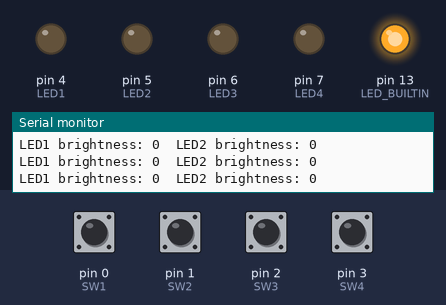
Simulated run of this sketch. Board: Arduino Nano, built for the host (arithmetic inside an expression is 32-bit, double 64-bit). On the bench: output pins drawn as LEDs (lit = HIGH), the last lines printed to the serial monitor. The test bench sets the inputs (shaded band); at power-on: pin 0 (SW1), pin 1 (SW2), pin 2 (SW3), pin 3 (SW4) HIGH (analog values on the 0–1023 scale).

Above: at 3.2 s.
3.3 s: pin 0 (SW1) pulled LOW for 0.15 s
At 4.3 s:
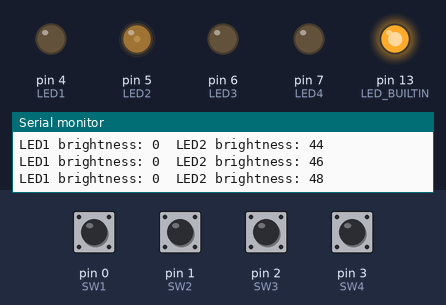
6.3 s: pin 2 (SW3) pulled LOW for 1 s
At 9.14 s:
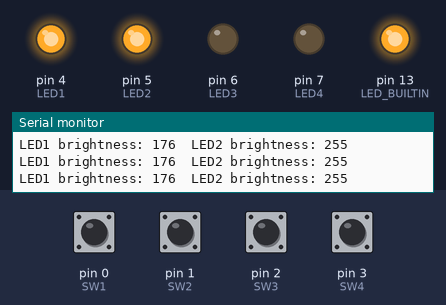
9.3 s: pin 3 (SW4) pulled LOW for 0.15 s
At 10.76 s:
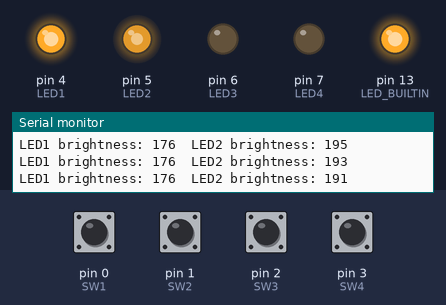
12.4 s: pin 1 (SW2) pulled LOW for 1 s
At 12.68 s:
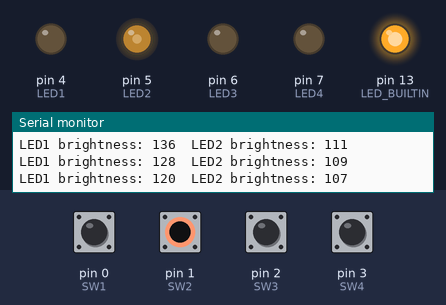
15.4 s: pin 2 (SW3) pulled LOW for 1 s
At 16.5 s:
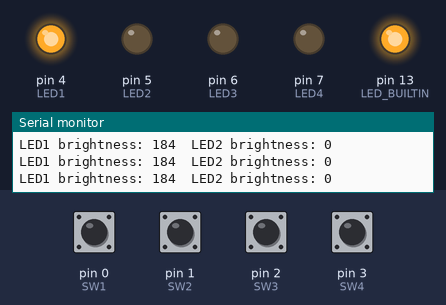
17.9 s: pin 0 (SW1) pulled LOW for 1 s
At 18.97 s:
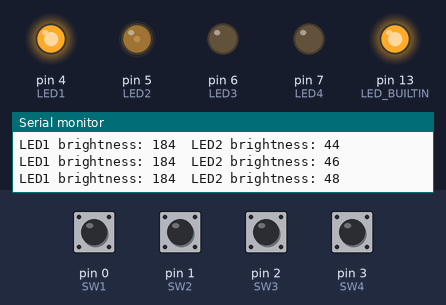
Timing chart, 0 to 21.9 s (numbered marks = the images above; inputs shaded):
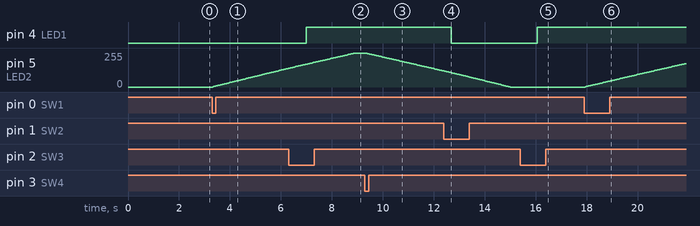

The sketch:

Activity_B10_Analog_Output.ino
```cpp
/* ================================================================================
Beginner Activity 10: Analog Output [Activity_B10_Analog_Output.ino]
Version: 1.2
Updated: November 24, 2026

Platform: mirobo.tech BEAPER Nano circuit (any configuration)
Requires: BEAPERNano_v1_2.h header file

Analog jumper settings for this activity:
  JP3 - Enviro. (selects potentiometer RV1, if installed)
  JP4 - Enviro. (selects potentiometer RV2, if installed)
=================================================================================*/
// IMPORTANT: Make sure that BEAPERNano_v1_2.h is added as a tab in this project.
#include "BEAPERNano_v1_2.h"   // Define BEAPER Nano I/O devices

// ---- Program Configuration ------------
const bool POTS_INSTALLED = false;    // Set true if RV1 and RV2 are installed

// ---- Program Constants ----------------
const int STEP_DELAY  = 20;           // Main loop delay (ms) - ~50 iterations/sec
const int BRIGHT_STEP = 8;            // LED1 brightness change per loop (SW2/SW3)
const int FADE_STEP   = 2;            // LED2 brightness change per fade iteration

// ---- Program Variables ----------------
int led1_brightness = 0;              // Current LED1 brightness (0-255)
int led2_brightness = 0;              // Current LED2 brightness (0-255)
int fade_state = 0;                   // LED2 fade: 1 = fading up, -1 = fading down, 0 = idle


// ---- Program Functions ----------------

int set_brightness(int pin, int brightness)
{
    // Set a PWM LED pin to a brightness level (0-255).
    // Clamps the value to the valid range before setting.
    // Returns the clamped brightness so the caller can store it.
    if (brightness < 0)   brightness = 0;
    if (brightness > 255) brightness = 255;
    analogWrite(pin, brightness);
    return brightness;
}


void setup()
{
    // Configure Arduino Nano ESP32 status LED as output
    pinMode(LED_BUILTIN, OUTPUT);
    digitalWrite(LED_BUILTIN, HIGH);  // Status LED on

    // Configure BEAPER Nano LEDs as outputs
    pinMode(LED1, OUTPUT);
    pinMode(LED2, OUTPUT);
    pinMode(LED3, OUTPUT);
    pinMode(LED4, OUTPUT);

    // Configure BEAPER Nano pushbuttons as inputs
    pinMode(SW1, INPUT_PULLUP);
    pinMode(SW2, INPUT_PULLUP);
    pinMode(SW3, INPUT_PULLUP);
    pinMode(SW4, INPUT_PULLUP);

    // Configure the ADC for 16-bit readings (0-65535), matching the
    // MicroPython board module's read_u16()-style scaling - see GE6.
    analogReadResolution(16);

    Serial.begin(9600);             // Initialize serial output for debugging
    delay(2000);                    // Give the Serial Monitor time to connect

    Serial.println("Activity 10: Analog Output");
    Serial.println("SW2/SW3: dim/brighten LED1");
    Serial.println("SW1: fade LED2 up to full  SW4: fade LED2 down to off");
    if (POTS_INSTALLED)
        Serial.println("RV1/RV2: control LED3/LED4 brightness");
    Serial.println();
}

void loop()
{
    // Update button states
    bool SW1_pressed = digitalRead(SW1) == LOW;
    bool SW2_pressed = digitalRead(SW2) == LOW;
    bool SW3_pressed = digitalRead(SW3) == LOW;
    bool SW4_pressed = digitalRead(SW4) == LOW;

    // SW2 dims LED1, SW3 brightens LED1 (one step per loop while held)
    if (SW2_pressed)
    {
        led1_brightness -= BRIGHT_STEP;
        led1_brightness = set_brightness(LED1, led1_brightness);
    }
    else if (SW3_pressed)
    {
        led1_brightness += BRIGHT_STEP;
        led1_brightness = set_brightness(LED1, led1_brightness);
    }
    Serial.print("LED1 brightness: "); Serial.print(led1_brightness);

    // SW1 triggers automatic fade up, SW4 triggers automatic fade down
    // Once triggered, the fade continues without the button being held
    if (SW1_pressed && fade_state != 1)
        fade_state = 1;                   // Begin fading up
    else if (SW4_pressed && fade_state != -1)
        fade_state = -1;                  // Begin fading down

    // Advance LED2 fade by one step per loop iteration
    if (fade_state == 1)
    {
        led2_brightness += FADE_STEP;
        led2_brightness = set_brightness(LED2, led2_brightness);
        if (led2_brightness >= 255)
            fade_state = 0;               // Fade up complete
    }
    else if (fade_state == -1)
    {
        led2_brightness -= FADE_STEP;
        led2_brightness = set_brightness(LED2, led2_brightness);
        if (led2_brightness <= 0)
            fade_state = 0;               // Fade down complete
    }
    Serial.print("  LED2 brightness: "); Serial.println(led2_brightness);

    // RV1 and RV2 control LED3 and LED4 brightness directly (if installed)
    if (POTS_INSTALLED)
    {
        set_brightness(LED3, RV1_level() / 256);
        set_brightness(LED4, RV2_level() / 256);
    }

    delay(STEP_DELAY);
}


/* ================================================================================
Guided Exploration
================================================================================

Activity 9 introduced analog input - reading continuously varying
physical quantities from sensors, and converting raw ADC values
into useful quantities. This activity introduces the complementary
action - analog output - using PWM (Pulse Width Modulation) to
produce continuously varying output levels from a digital signal.

The same concepts from Activity 9 - scaling values between ranges,
clamping values to valid bounds, and encapsulating hardware access
in functions - reappear here on the output side. By the end of this
activity you will understand how LEDs, motors, servos, and speakers
can all be controlled through the same underlying PWM mechanism.

--------------------------------------------------------------------------------
GE 1 - Duty cycle and PWM basics
--------------------------------------------------------------------------------

All of the outputs used so far have been digital - fully on or
fully off. PWM (Pulse Width Modulation) is a technique that
produces an analog-like output using a digital signal. Rather
than varying a voltage directly, PWM switches the output rapidly
between HIGH and LOW. The proportion of time the signal spends
HIGH is called the duty cycle.

A duty cycle of 0% means the signal is always LOW and the output is
off. A duty cycle of 100% means the signal is always HIGH and the
output is fully turned on. A duty cycle of 50% means the signal
spends an equal time HIGH and LOW and, as a result, about half of
the available energy will be delivered to the output. If an LED is
connected to the output, and the PWM frequency is high enough that the
individual pulses cannot be seen, the LED will be perceived as being
steadily lit at about half brightness.

Arduino's 'analogWrite()' function accepts 8-bit values from 0 to 255
where 0 means 0% duty cycle and 255 means 100%. Calculate the duty
cycle percentage for these 'analogWrite()' values: 0, 64, 128, 191,
and 255.

Why is an 8-bit range (0-255) used rather than simply 0-100? Think
about how many distinct brightness levels each range provides. The
Numeric Types document explains why hardware ranges are expressed
as powers of 2.

--------------------------------------------------------------------------------
GE 2 - analogWrite() and PWM-capable pins
--------------------------------------------------------------------------------

In Arduino, 'analogWrite()' works directly on any PWM-capable pin
using the pin constant from the board header - no separate object
is needed:

Example code:

analogWrite(LED1, brightness);   // Set LED1 PWM duty cycle

Open BEAPERNano_v1_2.h and find where 'LED1' is defined. It is a
'const uint8_t' constant holding the GPIO pin number. The same
pin constant used for 'digitalWrite()' in earlier activities is
used here for 'analogWrite()' - the function call determines
whether the pin behaves as a digital or PWM output.

This is the first time in the Activities that the program uses
a pin for analog output. Which other pins in BEAPERNano_v1_2.h could
be used with 'analogWrite()'? Look for pins that are shared with
PWM-capable hardware in the header comments or in the Arduino
Nano ESP32 datasheet.

--------------------------------------------------------------------------------
GE 3 - PWM frequency
--------------------------------------------------------------------------------

Arduino's 'analogWrite()' uses a fixed PWM frequency set by the
hardware timer for each pin.

The default PWM frequency on the Arduino Nano ESP32 is around 1 kHz,
which appears steady to the eye for LED dimming. To observe the effect of PWM switching directly, try
waving a PWM-dimmed LED quickly through the air in a darkened
room - at a lower duty cycle you should see a dotted trail rather
than a solid line, which reveals the rapid on-off switching.

Why do motor controllers typically use PWM frequencies of
10 kHz or higher even though motors have no visual response?
Hint: what might you hear if a motor were driven at 500 Hz?

--------------------------------------------------------------------------------
GE 4 - Manual control vs. automatic fade
--------------------------------------------------------------------------------

This program controls LED1 and LED2 in two fundamentally
different ways, and the difference is important.

Holding SW2 or SW3 dims or brightens LED1 by one BRIGHT_STEP
value on every loop() iteration while each button is held,
providing direct, manual control.

Pressing SW1 or SW4 triggers an automatic fade on LED2 that
continues on its own until maximum or minimum brightness is
reached. Look at the 'fade_state' variable: it is set to 1 or
-1 when a button is pressed, and the main loop advances the
fade by FADE_STEP on every iteration until the limit is hit.

Preventing a value from exceeding its bounds is known as
'clamping'. How are both led1_brightness and led2_brightness
clamped, or prevented from going below the minimum PWM value
of 0 or above the maximum PWM value of 255? What do you notice
about the way the statements implementing the clamping operation
have been written?

--------------------------------------------------------------------------------
GE 5 - Fade rate and loop coupling
--------------------------------------------------------------------------------

The fade rate (how quickly LED2 changes) depends on two things:
FADE_STEP and STEP_DELAY. Calculate how long a complete fade
from 0 to 255 takes with the current values. What FADE_STEP
would make the fade take exactly 2 seconds?

Now consider: what if the loop also needed to check a slow
sensor taking 50ms per reading? The fade would slow down
because each loop iteration takes longer. The fade rate is
coupled to everything else in the loop. In Activity 11 you
will learn a technique that gives each output its own
independent update rate, solving this coupling problem.

--------------------------------------------------------------------------------
GE 6 - Configuration flags and resolution scaling
--------------------------------------------------------------------------------

The 'POTS_INSTALLED' constant is a configuration flag - a
boolean value set once at the top of the program to match the
hardware, rather than something that changes during execution.

This pattern is common in embedded firmware. Rather than the
program trying to detect whether hardware is present (which
can be unreliable for simple analog devices), the programmer
declares the configuration explicitly, making assumptions
visible and easy to change.

If POTS_INSTALLED is false, what happens to LED3 and LED4?
Their pins are still configured as outputs in setup(). What
is their state when the POTS_INSTALLED block never runs?

When POTS_INSTALLED is true, 'RV1_level()' returns 0-65535
(this program calls 'analogReadResolution(16)' in setup() -
see Activity 9, GE1, for why this board uses a 16-bit range),
but 'analogWrite()' accepts 0-255. The program scales the
reading with a simple integer division:

Example code:

set_brightness(LED3, RV1_level() / 256);

Why does dividing by 256 work here? What is the maximum value
of 'RV1_level() / 256', and does it fit within the 0-255 range?
When would 'map()' be needed instead of a division by 256?

--------------------------------------------------------------------------------
GE 7 - The fixed-rate control loop
--------------------------------------------------------------------------------

This program runs in a continuous loop() function, checking all
inputs and updating all outputs on every iteration at a rate set
by STEP_DELAY. This fixed-rate control loop is a fundamental
embedded systems pattern - the program runs at a known rate,
processing all inputs and producing all outputs in each pass.

Count the total number of pin reads and 'analogWrite()' calls
that happen in one loop() iteration with POTS_INSTALLED = true
and all buttons released. How many iterations per second does
the program run at STEP_DELAY = 20ms?

The fade and dimming behaviours share the same loop. What
would happen to LED1's dimming responsiveness if FADE_STEP
were very small, requiring thousands of iterations to complete
a fade? Would LED1 still respond immediately to SW2 and SW3?
This is the same coupling problem described in GE4, seen from
a different angle.


================================================================================
Projects
================================================================================

The following activities each explore a specific area of analog
output - sound, motor control, servos, or RGB colour. Each begins
in a separate project file that sets up the hardware configuration
and provides a partial program structure for you to complete. Open
the relevant project file alongside this one.

Choose the output type or types most relevant to your interests or
project, or work through all of them. When opening a project file,
refer to the guided exploration questions listed for that activity,
as the project builds directly on them. Each project file has its
own Extension Activities to explore once its base functionality is
working.

--------------------------------------------------------------------------------
Project 1 - Sound output using PWM
--------------------------------------------------------------------------------

Refer to: GE 1, GE 3
Open: B10_Sound_Player_Project

--------------------------------------------------------------------------------
Project 2 - Motor control using PWM
--------------------------------------------------------------------------------

Refer to: GE 1, GE 2, GE 3, GE 4
Open: B10_Motor_Controller_Project

--------------------------------------------------------------------------------
Project 3 - Servo control using PWM
--------------------------------------------------------------------------------

Refer to: GE 1, GE 3
Open: B10_Servo_Controller_Project

--------------------------------------------------------------------------------
Project 4 - RGB colour output using PWM
--------------------------------------------------------------------------------

Refer to: GE 1, GE 2
Open: B10_RGB_Controller_Project

*/
```

Source omitted: BEAPERNano_v1_2.h (11771 bytes)

Measured:
- after the input at 3.3 s, pin 5 (LED2): moves from 0/255 to 140/255 over 3.0 s, starting at once
- after the input at 6.3 s, pin 4 (LED1): LOW → HIGH after 0.70 s
- after the input at 9.3 s, pin 5 (LED2): moves from 255/255 to 121/255 over 3.0 s, starting at once
- after the input at 12.4 s, pin 4 (LED1): HIGH → LOW after 0.28 s
- after the input at 15.4 s, pin 4 (LED1): LOW → HIGH after 0.66 s
- after the input at 17.9 s, pin 5 (LED2): moves from 0/255 to 176/255 over 3.9 s, starting at once
